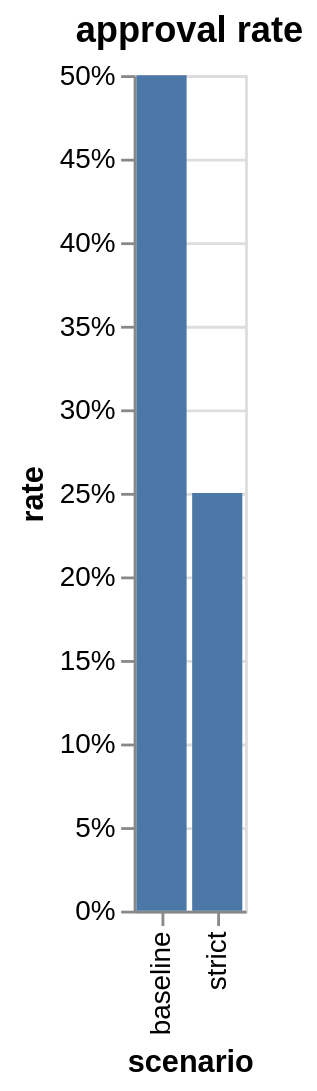

The cell this chart's notebook holds for it:
### Code cell
exp = (Experiment("approval-rate", pipeline, df, entry=ENTRY, batch_size=2)
       .scenario("strict", params={"credit": {"approved": {"limit": 0.28}}})
       .metric(ApprovalRate())
       .plot(RateBars(metric="approval_rate"))
       .callback(PrintBatches()))
result = exp.run()
result.show()

### Figure 1 — Vega-Lite specification as saved in the notebook (floating-point values rounded to 4 significant figures)
{"config": {"view": {"continuousWidth": 300, "continuousHeight": 300}}, "data": {"name": "data-f1a4f44ca0c350009c5df6652367020c"}, "mark": {"type": "bar"}, "encoding": {"tooltip": [{"field": "scenario", "type": "nominal"}, {"field": "rate", "format": ".0%", "type": "quantitative"}], "x": {"field": "scenario", "sort": null, "type": "nominal"}, "y": {"axis": {"format": "%"}, "field": "rate", "type": "quantitative"}}, "title": "approval rate", "$schema": "https://vega.github.io/schema/vega-lite/v6.4.1.json", "datasets": {"data-f1a4f44ca0c350009c5df6652367020c": [{"scenario": "baseline", "rate": 0.5}, {"scenario": "strict", "rate": 0.25}]}}
